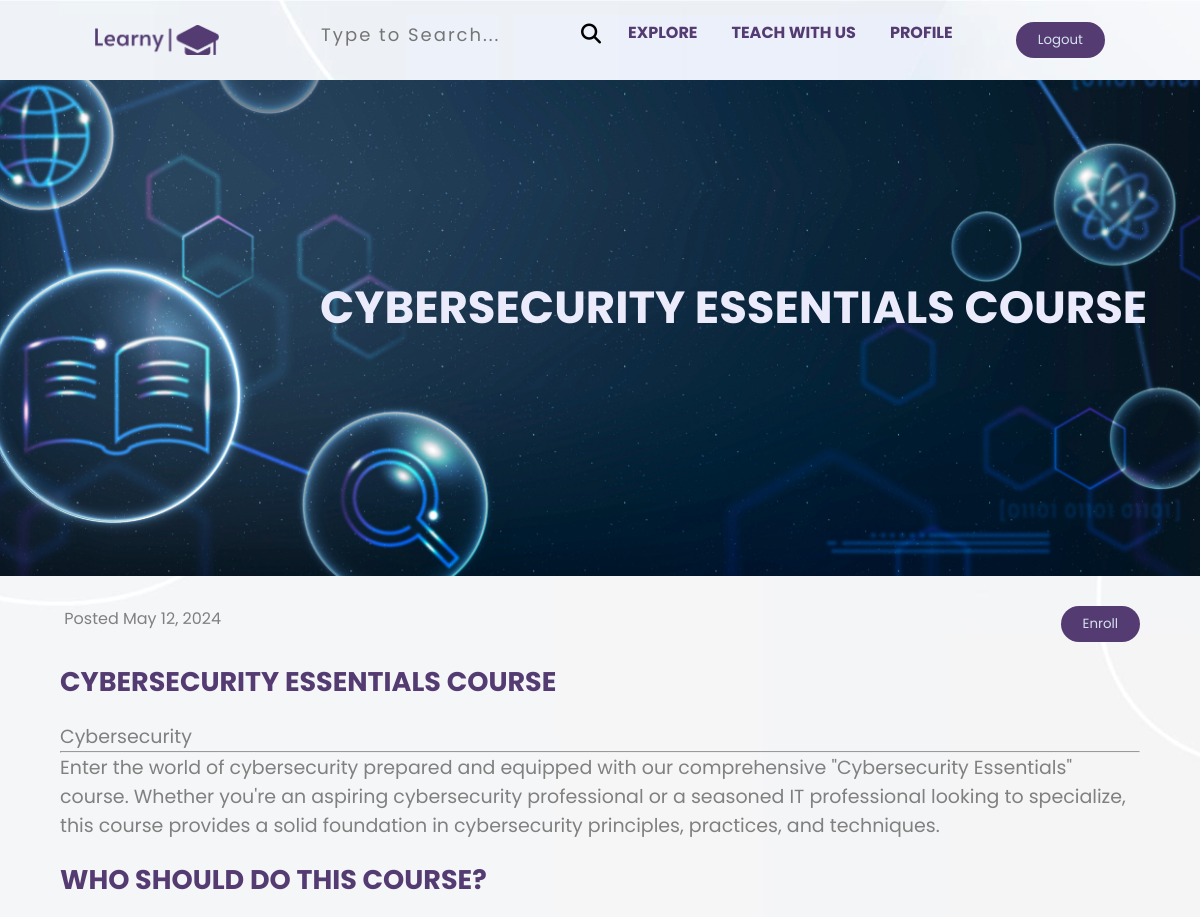
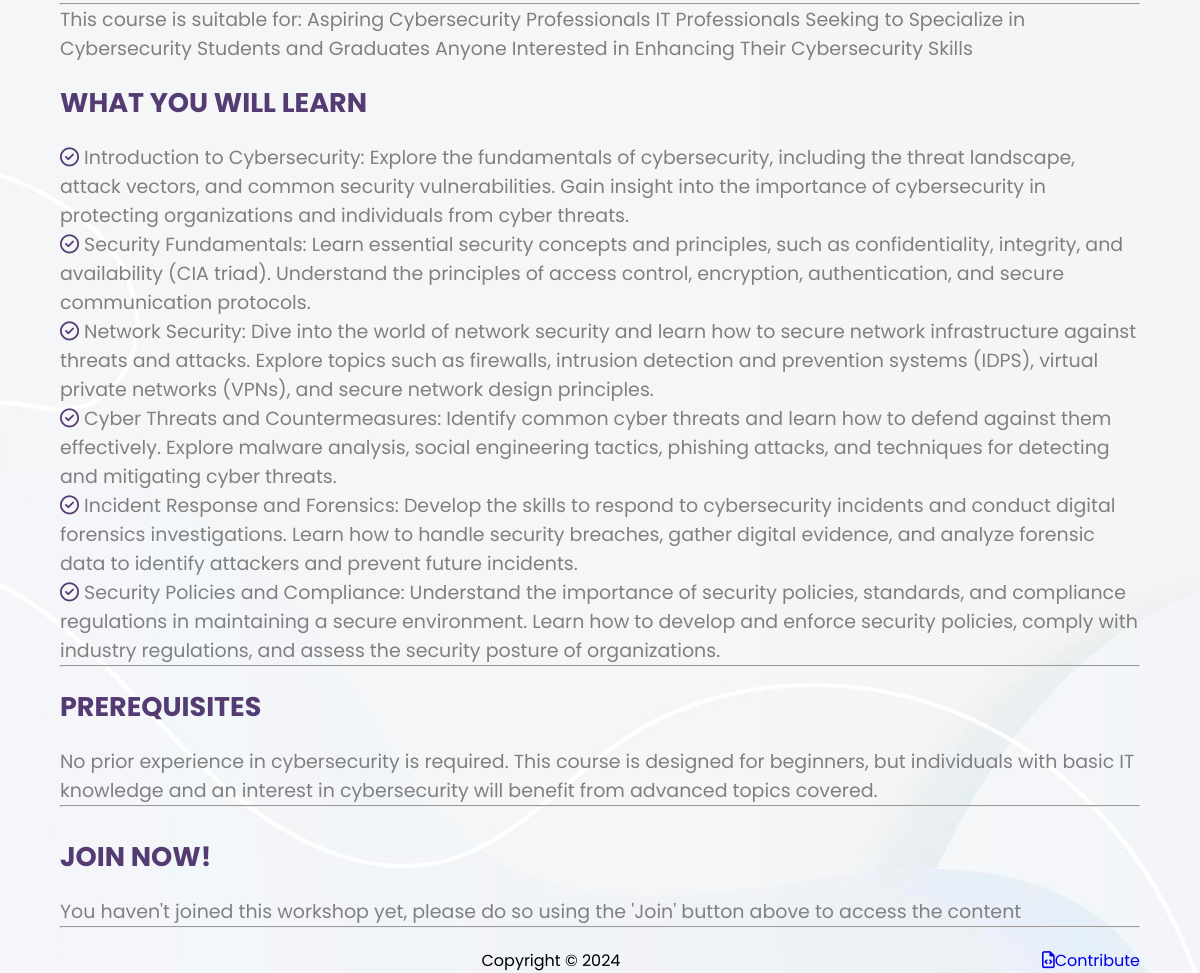
/workshop/workshop_detail/cybersecurity-essentials-course/ (signed in), run on the app's committed database (2 pictures, top to bottom).
### workshop/models.py (models this page shows, shortened)
class Workshop(models.Model):
    name = models.CharField(max_length=120)
    shortdescription = models.CharField(max_length=400)
    description = models.TextField(max_length=2000)
    date = models.DateField(auto_now_add=True)
    image = models.ImageField(upload_to="workshopimages",default="defaultw",max_length=500)#
    students_in_workshop = models.IntegerField() #
    workshopcategory = models.ForeignKey(WorkshopCategory, on_delete=models.CASCADE) #r
    difficulty_choices = models.TextChoices("difficulty_choices","Easy Intermediate Difficult")
    difficulty = models.CharField(choices=difficulty_choices,max_length=50)
    paid = models.BooleanField(default=False)
    instructor = models.ForeignKey(Instructor, on_delete=models.CASCADE)#r
    workshopslug = models.SlugField()
    price = models.IntegerField()
    course_link = models.CharField(max_length=800)
    skills_you_learn = models.TextField(max_length=5000,null=True)
    who_should_enroll = models.TextField(max_length=5000,null=True)
    prerequisites = models.TextField(max_length=5000,null= True)

class WorkshopCategory(models.Model):
    name = models.CharField(max_length=200)
    workshopcategoryslug = models.SlugField()
    class Meta:
        verbose_name_plural = "WorkshopCategories"
    def __str__(self):
        return self.name

### workshop/views.py (the view, shortened to what this page needs)
# urls.py: path('workshop_detail/<slug:slugworkshop>/',views.workshop_detail,name='workshop_detail'),
@login_required
def workshop_detail(request,slugworkshop):
    user  = request.user
    workshop = Workshop.objects.get(workshopslug=slugworkshop)
    enrolled = Enrollment.objects.filter(student=user, workshop=workshop).exists()
    skills = workshop.skills_you_learn.splitlines()
    new_skills = []
    for skill in skills:
        if skill:
            new_skills.append(skill)
    ctx = {"workshop":workshop,"enroll":enrolled,"skills":new_skills}
    return render(request,"workshop/workshop_detail.html",context=ctx)

### workshop/templates/workshop/workshop_detail.html (shortened to what this page needs)
{% extends "base.html" %}
{% load static %}
{% block csspart %}
<link rel="stylesheet" href="{% static "workshop/workshopdetail.css" %}">
{% endblock  %}
{% block body %}
<div class="hero-img">
    <img src="{% static "topic.jpg" %}" alt="">
    <h1 class="course-name">{{workshop.name}}</h1>
</div>
<div class="container">
    <div class="workshops container"style="margin-top:30px">
        <div class="workshop-related" style="display:flex; justify-content:space-between">
        <div class="course-img" style="max-width: 700px;
        height: 100%;">
        <span>Posted {{workshop.date}}</span>
     </div>
    <form method="post">
        {% if  not enroll %}
        <button type="submit" class = "btn" style="border:none;">
            Enroll
        </button>
        {% else %}
        <button type="submit" class = "btn" style="border:none;">
            Leave
        </button>
        {% endif %}
    </form>
    </div>
    <div class="course-des">
        <h4>{{workshop.name}}</h4>
        <p class="cate">{{workshop.workshopcategory}} </p>
        <hr>
        <p>{{workshop.description}}</p>
    </div>
    <div class="course-des">
        <h4>Who Should Do This Course?</h4>
        <hr>
        <p>{{workshop.who_should_enroll}}</p>
    </div>
    <div class="course-des">
        <h4>What You Will Learn</h4>
        {% for skill in skills %}
        <p> <i class="fa-regular fa-circle-check"></i> {{skill}}</p>
        {% endfor %}
        <hr>
    </div>
    <div class="course-des">
        <h4>Prerequisites</h4>
        <p>{{workshop.prerequisites}}</p>
        <hr>
    </div>
    {% if enroll %}
    <div class="course-des join">
        <h4>Join Completed</h4>
        <p>You have joined this workshop. You can access the course content from the link below.</p>
        <a href="{{workshop.course_link}}">Course Content</a>
    {% else %}
    <div class="course-des join">
       <h4>Join Now!</h4>
       <p> You haven't joined this workshop yet, please do so using the 'Join' button above to access the content</p>
    </div>
    </div>
    {% endif %}
    {% include "footer.html" %}
</div>
{% endblock  %}

### workshop/static/workshop/workshopdetail.css (style rules this page uses)
.hero-img { position: relative; }
.hero-img img { height: auto; max-width: 100%; display: block; }
.course-name { font-weight: bold; position: absolute; top: 35%; padding: 20px; left: 25%; }
.hero-img h1 { font-size: 45px; text-transform: uppercase; font-weight: bold; color: rgb(235, 235, 251); }
.course-des { display: flex; flex-direction: column; margin-top: 20px; }
.course-des h4 { margin-bottom: 20px; font-size: 27px; font-weight: bold; color: rgb(84, 59, 114); text-transform: uppercase; }
.course-des p { color: gray; font-size: 19px; }
span { color: gray; }
p i { color: rgb(84, 59, 114); }
.cate { color: rgb(84, 59, 114); }
.join { margin-top: 30px; }

### static/style.css (style rules this page uses)
* { margin: 0; padding: 0; box-sizing: border-box; font-family: "Poppins", sans-serif; list-style: none; text-decoration: none; }
body { background-color: aliceblue; background-image: url(board5.jpg); background-size: cover; background-position: center; }
.container { max-width: 1080px; margin-right: auto; margin-left: auto; }
img { width: 100%; }
.btn { padding: 8px 22px; background-color:rgb(84, 59, 114) ; color: rgb(213, 227, 239); border-radius: 5rem; }
button { box-shadow: none; }

### data on the page
Workshop: name "CYBERSECURITY ESSENTIALS COURSE", date "May 12, 2024", workshopcategory "Cybersecurity", description "Enter the world of cybersecurity prepared and equipped with our comprehensive \"Cybersecurity Essentials\" course. Whether you're an aspiring cybersecurity professional or a seasoned IT professional looking to specialize, this course provides a solid foundation in cybersecurity principles, practices, and techniques.", who_should_enroll "This course is suitable for: Aspiring Cybersecurity Professionals IT Professionals Seeking to Specialize in Cybersecurity Students and Graduates Anyone Interested in Enhancing Their Cybersecurity Skills", prerequisites "No prior experience in cybersecurity is required. This course is designed for beginners, but individuals with basic IT knowledge and an interest in cybersecurity will benefit from advanced topics covered."
